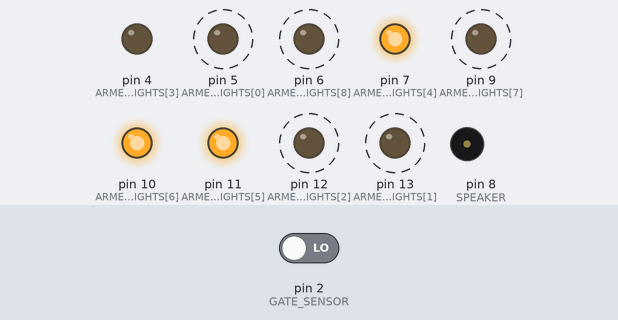
A sketch run on a simulated Arduino Uno, built with avr-gcc and run on an emulated ATmega328P. Shown: output pins drawn as LEDs (lit = HIGH), buzzer (waves = sounding). Dashed ring = blinking. Inputs (shaded band) come from the test bench; at power-on: pin 2 (GATE_SENSOR) LOW.

Above: at 1.2 s.
1.3 s: pin 2 (GATE_SENSOR) driven HIGH
At 2.5 s:
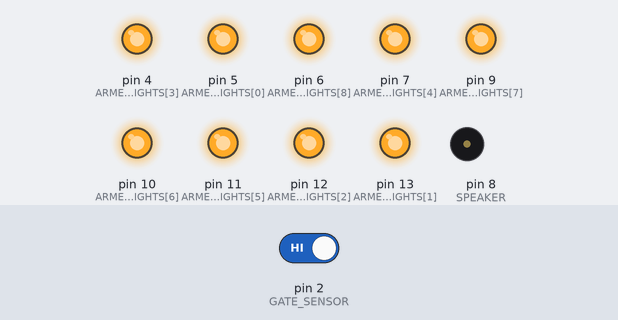
2.8 s: pin 2 (GATE_SENSOR) driven LOW
At 9.95 s:
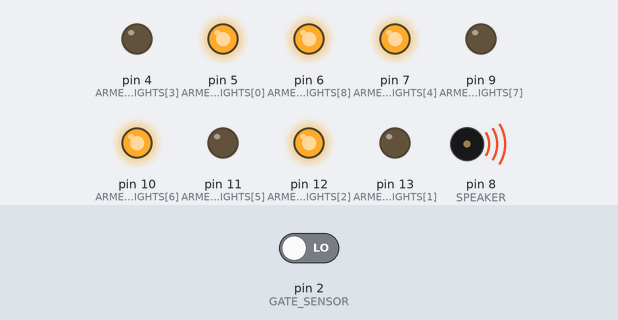
11.8 s: pin 2 (GATE_SENSOR) driven HIGH
At 13.0 s:
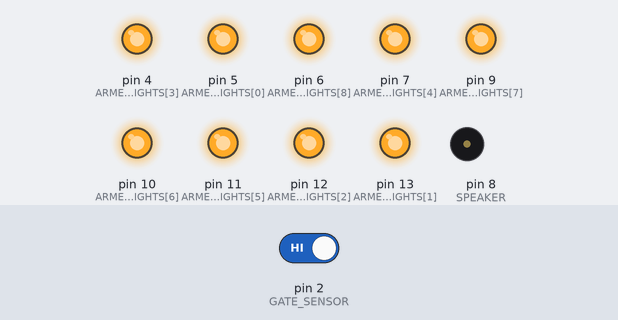
Timing chart, 0 to 14.8 s (numbered marks = the images above; inputs shaded):
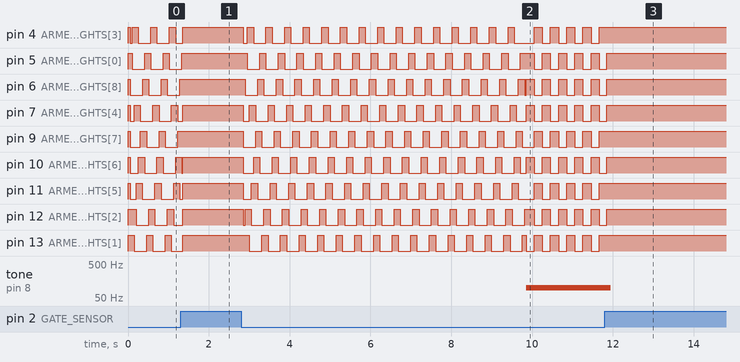

The sketch:

BabyGateAlarm.ino
```cpp
const int SPEAKER = 8;
const int GATE_SENSOR = 2;
const int ARMED_LIGHTS[] = {5, 13, 12, 4, 7, 11, 10, 9, 6};
const int NUM_ARMED_LIGHTS = 9;

#define LOG_ENABLED 0

enum SensorState {
  Waiting,
  Silent,
  Alarm
};

class Logger {
public:
  void log(char* str) {
#if LOG_ENABLED
    Serial.println(str);
#endif
  }

  void setup() {
#if LOG_ENABLED
    Serial.begin(9600);
#endif
  }
};

class Button {
private:
  unsigned int timeOfLastButtonPush = 0;
  int lastReading = LOW;
  int timeOfLastChange = 0;
  int currentState = LOW;
  int pin;
  const int DEBOUNCE_DELAY = 50;

public:
  Button(int pin) {
    this->pin = pin;
  }

  int getDebouncedSwitchState() {
    int currentReading = digitalRead(pin);
    if (currentReading != lastReading) {
      timeOfLastChange = millis();
    } else if ((millis() - timeOfLastChange) > DEBOUNCE_DELAY && currentReading != currentState) {
      currentState = currentReading;
    }
    lastReading = currentReading;
    return currentState;
  }
};

class Light {
private:
  unsigned int timeOfLastLightChange = 0;
  int currentLightState = LOW;
  int blinkTime = 0;
  unsigned int timeOfLastAlarmFlash = 0;
  bool alarmFlashPhase = false;
  const unsigned int ALARM_FLASH_INTERVAL = 200;

public:
  void turnOn() {
    currentLightState = HIGH;
    for (int i = 0; i < NUM_ARMED_LIGHTS; i++) {
      digitalWrite(ARMED_LIGHTS[i], currentLightState);
    }
  }

  void blink() {
    unsigned int currentTime = millis();
    if ((currentTime - timeOfLastLightChange) > 50) {
      unsigned short lightStates = 0b0111 << blinkTime;
      lightStates = (lightStates | ((lightStates & 0xFE00) >> NUM_ARMED_LIGHTS)) & 0x01FF;
      blinkTime = (blinkTime + 1) % NUM_ARMED_LIGHTS;
      for (int i = 0; i < NUM_ARMED_LIGHTS; i++) {
        int lightState;
        if (lightStates & (1 << i)) {
          lightState = HIGH;
        } else {
          lightState = LOW;
        }
        digitalWrite(ARMED_LIGHTS[i], lightState);
      }
      timeOfLastLightChange = currentTime;
    }
  }

  // Alternates every-other light on/off, swapping which set is lit
  // every ALARM_FLASH_INTERVAL (200ms). Call this repeatedly while
  // the alarm is firing.
  void flashAlternate() {
    unsigned int currentTime = millis();
    if ((currentTime - timeOfLastAlarmFlash) > ALARM_FLASH_INTERVAL) {
      alarmFlashPhase = !alarmFlashPhase;
      for (int i = 0; i < NUM_ARMED_LIGHTS; i++) {
        bool isEvenIndex = (i % 2 == 0);
        int lightState = (isEvenIndex == alarmFlashPhase) ? HIGH : LOW;
        digitalWrite(ARMED_LIGHTS[i], lightState);
      }
      timeOfLastAlarmFlash = currentTime;
    }
  }
};

Light light;
Button gateButton(GATE_SENSOR);
Logger logger;

SensorState currentState = Silent;
unsigned int timeOfGateOpen = 0;

void setup() {
  pinMode(SPEAKER, OUTPUT);
  pinMode(GATE_SENSOR, INPUT);
  for (int i = 0; i < NUM_ARMED_LIGHTS; i++) {
    pinMode(ARMED_LIGHTS[i], OUTPUT);
  }
  logger.setup();
  light.turnOn();
}

void loop() {
  unsigned int currentTime = millis();
  char str[100];
  sprintf(str, "time: %u, currentState: %d, switch state: %d", currentTime, currentState, gateButton.getDebouncedSwitchState());
  logger.log(str);

  if (currentState == Silent) {
    if (gateButton.getDebouncedSwitchState() == LOW) {
      currentState = Waiting;
      timeOfGateOpen = currentTime;
    }
  } else if (currentState == Waiting) {
    if (gateButton.getDebouncedSwitchState() == HIGH) {
      currentState = Silent;
      light.turnOn();
    } else if (currentTime - timeOfGateOpen > 7000) {
      currentState = Alarm;
      light.turnOn();
    } else {
      light.blink();
    }
  } else if (currentState == Alarm) {
    if (gateButton.getDebouncedSwitchState() == HIGH) {
      currentState = Silent;
      light.turnOn();
    }
    light.flashAlternate();
    tone(SPEAKER, 100, 100);
  }
}
```

Measured:
- after the input at 1.3 s, pin 5 (ARMED_LIGHTS[0]): goes on until 1.3 s, then stays HIGH; pin 6 (ARMED_LIGHTS[8]), pin 9 (ARMED_LIGHTS[7]): stops changing and stays HIGH; pin 13 (ARMED_LIGHTS[1]): goes on until 1.4 s, then stays HIGH
- after the input at 2.8 s, pin 4 (ARMED_LIGHTS[3]): goes LOW 0.10 s, 14 × (HIGH 0.15 s, LOW 0.31 s), HIGH 0.15 s, LOW 0.49 s, 4 × (HIGH 0.20 s, LOW 0.20 s), then HIGH, starting after 0.05 s; pin 5 (ARMED_LIGHTS[0]): goes 14 × (LOW 0.31 s, HIGH 0.15 s), LOW 0.31 s, HIGH 0.34 s, 4 × (LOW 0.20 s, HIGH 0.20 s), then LOW, starting after 0.15 s
- after the input at 11.8 s, pin 4 (ARMED_LIGHTS[3]): stops changing and stays HIGH; pin 5 (ARMED_LIGHTS[0]): goes on until 11.9 s, then stays HIGH
- by itself, pin 5 (ARMED_LIGHTS[0]), pin 6 (ARMED_LIGHTS[8]), pin 9 (ARMED_LIGHTS[7]), pin 13 (ARMED_LIGHTS[1]): alternates HIGH for 0.15 s and LOW for 0.31 s
